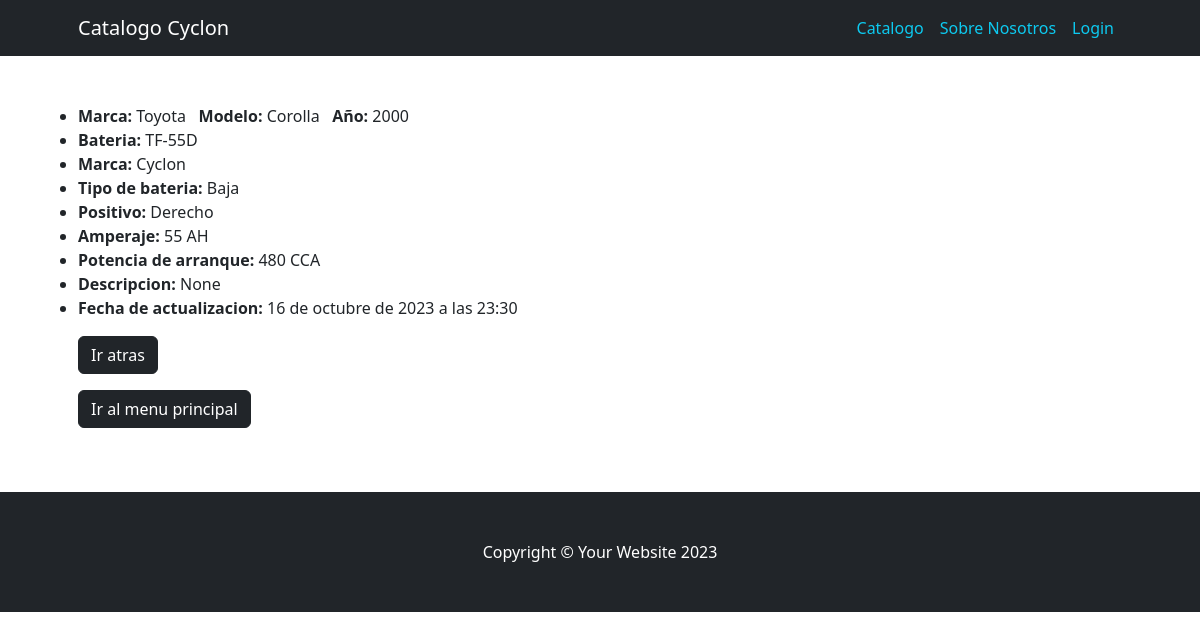
Screenshot of /catalogo/catalogo/detail/1 with the database file from the repository.
### catalogo/models.py (models this page shows, shortened)
class Catalogo(models.Model):
    marca = models.ForeignKey(MarcaCategoria, on_delete=models.SET_NULL, blank=True, null=True, verbose_name="marca")
    modelo = models.ForeignKey(ModeloCategoria, on_delete=models.SET_NULL, blank=True, null=True, verbose_name="modelo")
    año = models.ForeignKey(AñoCategoria, on_delete=models.SET_NULL, blank=True, null=True, verbose_name="año")
    bateria = models.ForeignKey(BateriaCategoria, on_delete=models.SET_NULL, blank=True, null=True, verbose_name="bateria")
    descripcion = models.CharField(max_length=250, null=True, blank=True, verbose_name="descripcion")
    fecha_actualizacion = models.DateTimeField(default=timezone.now, editable=False, verbose_name="fecha de actualizacion")
    class Meta:
        verbose_name = "catalogo"
        verbose_name_plural = "catalogo"

class MarcaCategoria(models.Model):
    marca = models.CharField(max_length=100)
    class Meta:
        verbose_name = "marca"
        verbose_name_plural = "marca"
    def __str__(self) -> str:
        return self.marca

class ModeloCategoria(models.Model):
    modelo = models.CharField(max_length=100)
    class Meta:
        verbose_name = "modelo"
        verbose_name_plural = "modelo"
    def __str__(self) -> str:
        return self.modelo

class AñoCategoria(models.Model):
    año = models.IntegerField()
    class Meta:
        verbose_name = "año"
        verbose_name_plural = "año"
    def __str__(self) -> str:
        return f"{self.año}"

class BateriaCategoria(models.Model):
    bateria = models.CharField(max_length=100)
    marca = models.CharField(max_length=100)
    tipo_bateria = models.CharField(max_length=100)
    positivo = models.CharField(max_length=100)
    amperaje = models.CharField(max_length=100)
    potencia_arranque = models.CharField(max_length=100)
    tipo_borne = models.CharField(max_length=100)
    descripcion = models.CharField(max_length=250, null=True, blank=True, verbose_name="descripcion")
    class Meta:
        verbose_name = "bateria"
        verbose_name_plural = "bateria"
    def __str__(self) -> str:
        return f"{self.bateria}"

### catalogo/views.py (the view)
# urls.py: path("catalogo/detail/<int:pk>", views.CatalogoDetail.as_view(), name = "catalogo_detail"),
class CatalogoDetail(DetailView):
    model = models.Catalogo

### catalogo/templates/catalogo/catalogo_detail.html
{% extends "catalogo/base.html" %}
{% block catalogo %}
            <ul>
                <li><strong>Marca:</strong> {{ object.marca }} &nbsp <strong>Modelo:</strong> {{ object.modelo }} &nbsp <strong>Año:</strong> {{ object.año }}</li>
                <li><strong>Bateria:</strong> {{ object.bateria }} </li>
                <li><strong>Marca:</strong> {{ object.bateria.marca }} </li>
                <li><strong>Tipo de bateria:</strong> {{ object.bateria.tipo_bateria }} </li>
                <li><strong>Positivo:</strong> {{ object.bateria.positivo }} </li>
                <li><strong>Amperaje:</strong> {{ object.bateria.amperaje }} AH </li>
                <li><strong>Potencia de arranque:</strong> {{ object.bateria.potencia_arranque }} CCA </li>
                <li><strong>Descripcion:</strong> {{ object.descripcion }} </li>
                <li><strong>Fecha de actualizacion:</strong> {{ object.fecha_actualizacion }} </li>
            </ul>
            <p><a class="btn btn-dark" href="{% url 'catalogo:catalogo_list' %}">Ir atras</a></p>
            <p><a class="btn btn-dark" href="{% url 'home:index' %}">Ir al menu principal</a></p>
{% endblock catalogo %}

### rows the page displays
Catalogo: marca "Toyota", modelo "Corolla", año "2000", bateria "TF-55D", bateria.marca "Cyclon", bateria.tipo_bateria "Baja", bateria.positivo "Derecho", bateria.amperaje "55", bateria.potencia_arranque "480", descripcion "None", fecha_actualizacion "16 de octubre de 2023 a las 23:30"
